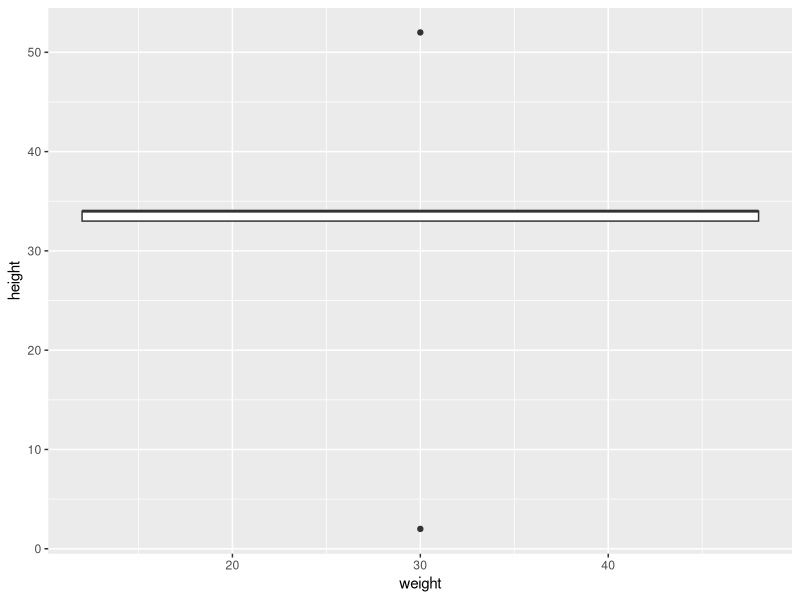

This chart was generated by the following R code:

library(tidyverse)
rank = c(1:5)
name = c("Sanjiv", "Sanju", "Santa", "Some", "Som")
height = c(34, 34,2,52,33)
weight = c(10, 20, 30, 40, 50)
gender = c(rep("M", 4), rep("F", 1))
gender
typeof(gender)
tennis = tibble(name, rank, height, weight, gender)
tennis[1,]
tennis[, "height"]
tennis$height
tennis
filter(tennis, height=="34")
typeof(tennis)
typeof(weight)
nrow(tennis)
ncol(tennis)
dim(tennis)
summary(tennis)


ggplot(tennis, aes(y=height, x=weight)) + geom_boxplot()

tennis %>%
  filter(gender=="M") %>%
  summarise(total_weight_num=n_distinct(weight),
            mean_weight=mean(weight))
  

colnames(tennis)


tennis_tribble = tribble(~rank, ~height, ~weight, ~name)
tennis_tribble
print(tennis_tribble)



W = tribble(
  ~person, ~age, ~weight, ~height,
  "Bob", 32, 128, 180,
  "Alice", 24, 86, 175,
  "Steve", 64, 95, 165
)
W


N = pivot_longer(W,-person,names_to="variable",values_to="value")
print(N)
typeof(N)


B = pivot_wider(N, names_from=variable, values_from=value)
print(B)
